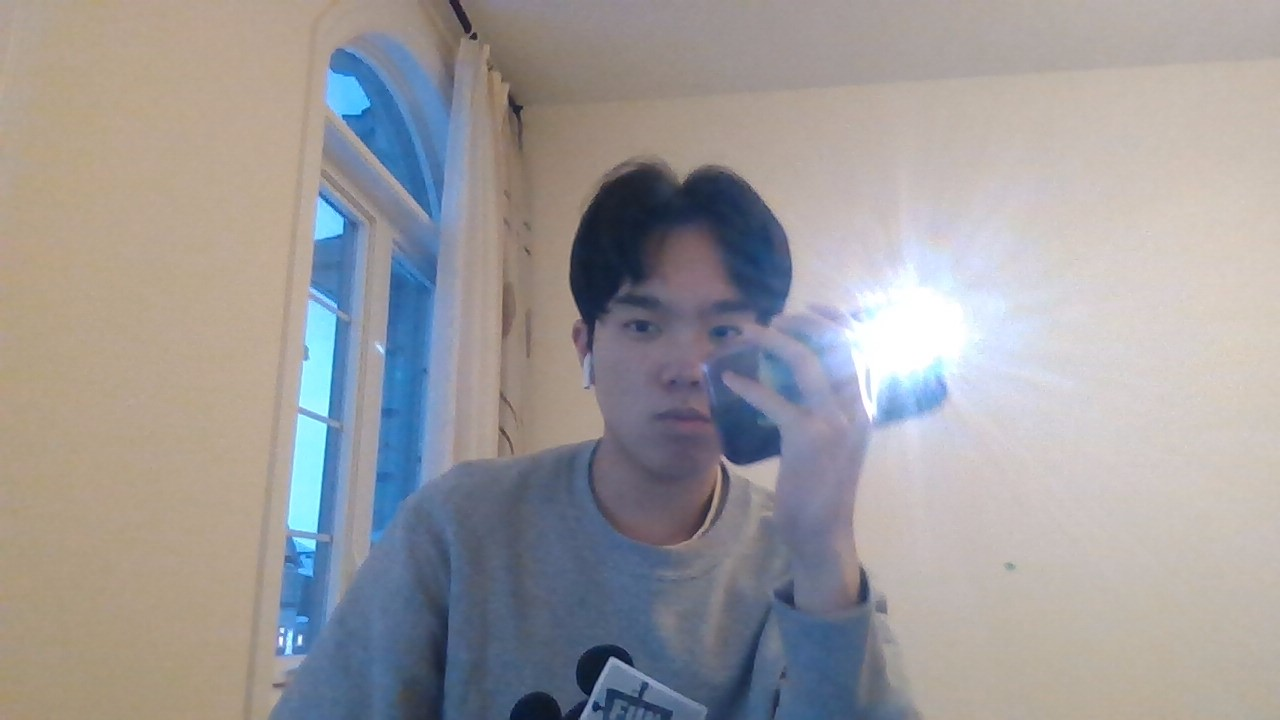
#> input picture openCV_light_detection/images/1.jpg, 1280 x 720 px
$ python brightest_point_detection.py
#> lines starting #> are read from the running program, lines starting #| are printed output that depends on the picture; after the words box and inside, x2 and y2 are one past the last pixel; in counts of white or black regions, pixels touching at a corner belong together
from pathlib import Path
import cv2
import matplotlib.pyplot as plt
import numpy as np

# read in the images
img_src = str(Path(__file__).parent) + "/images/1.jpg"
img_main = cv2.imread(img_src)
#> img_main is the input picture: shape (720, 1280, 3); mean B, G, R 155.8, 154.6, 157.4
img_rgb = np.copy(img_main)

# convert the image to grey scale
img_grey = np.copy(img_main)
img_grey = cv2.cvtColor(img_grey, cv2.COLOR_BGR2GRAY)
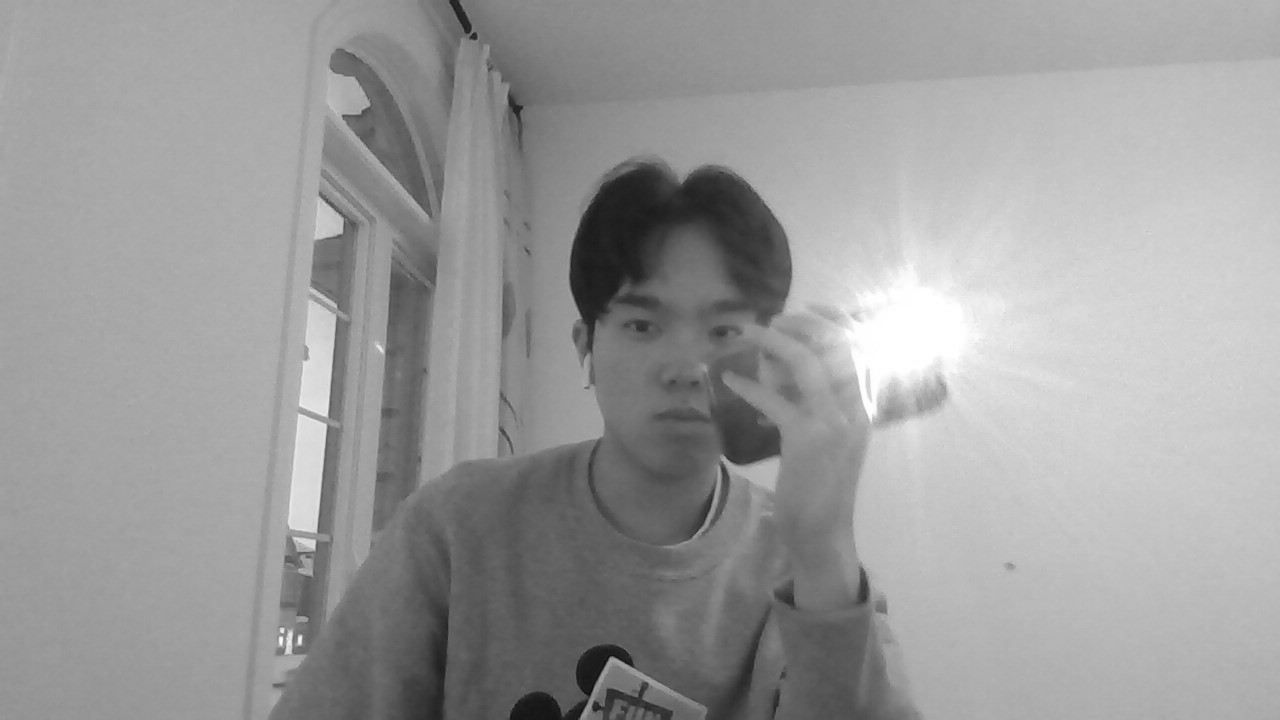
#> img_grey: shape (720, 1280); min 12, max 255, mean 155.6

# apply median blur
median_blur = cv2.medianBlur(img_grey, 21)

# plt.subplot(1, 1, 1)
# plt.imshow(median_blur, cmap="gray")
# plt.show()

# find the max brightness x and y values
max_x = cv2.minMaxLoc(median_blur)[3][0]
#> max_x = 922
max_y = cv2.minMaxLoc(median_blur)[3][1]
#> max_y = 292

# make a square of length 50 to display the brightest spot
s = 50
coordinate_left = (max_x - s, max_y - s)
#> coordinate_left = (872, 242)
coordinate_right = (max_x + s, max_y + s)
#> coordinate_right = (972, 342)
color = (255, 0, 0)
t = 5

brightest_box = np.copy(img_rgb)
brightest_box = cv2.rectangle(
    brightest_box, coordinate_left, coordinate_right, color, t)
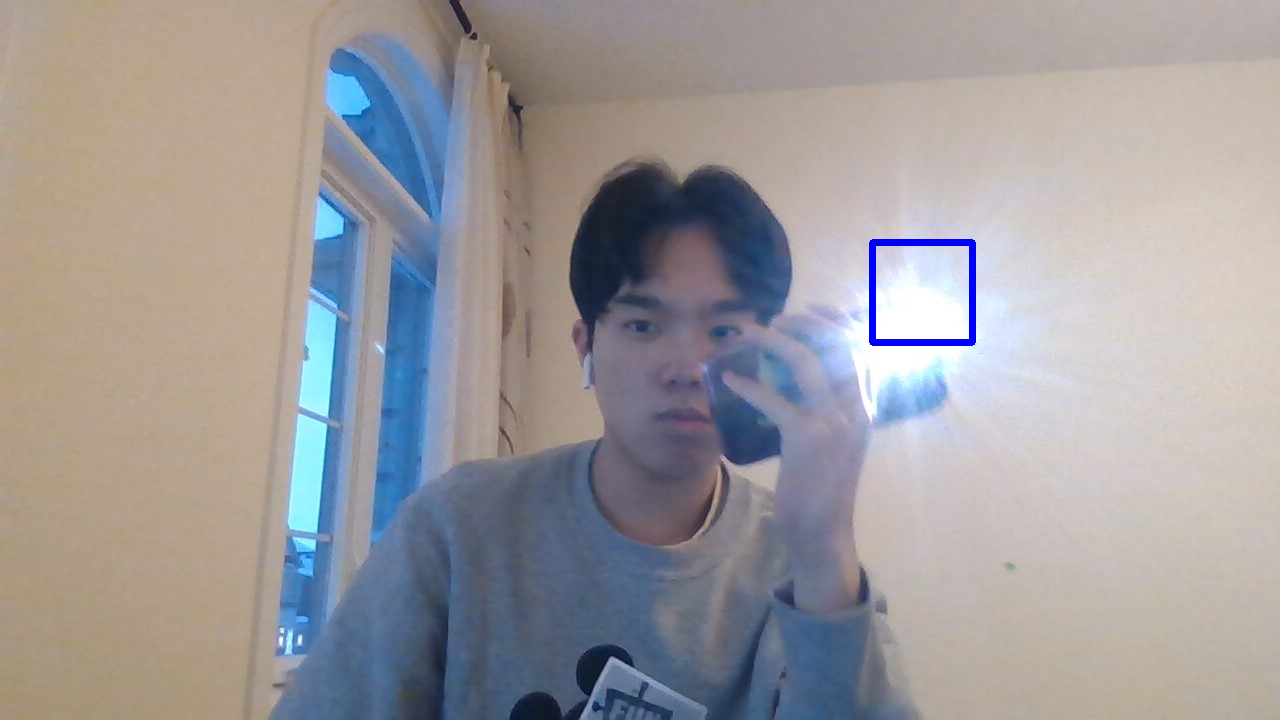
#> brightest_box: shape (720, 1280, 3); 0.3% of pixels changed, all inside (x1, y1, x2, y2) = (869, 239, 976, 346)

# show the plot
plt.subplot(1, 1, 1)
plt.imshow(brightest_box, cmap="gray")
plt.show()

# save the image to the file
# cv2.imwrite("/Users/petemango/SIDE PROJECTS/beatSaberProject/openCV_light_detection/processed_images/stock_image.jpg", brightest_box)

$ run again, with openCV_light_detection/images/3.jpg copied over openCV_light_detection/images/1.jpg
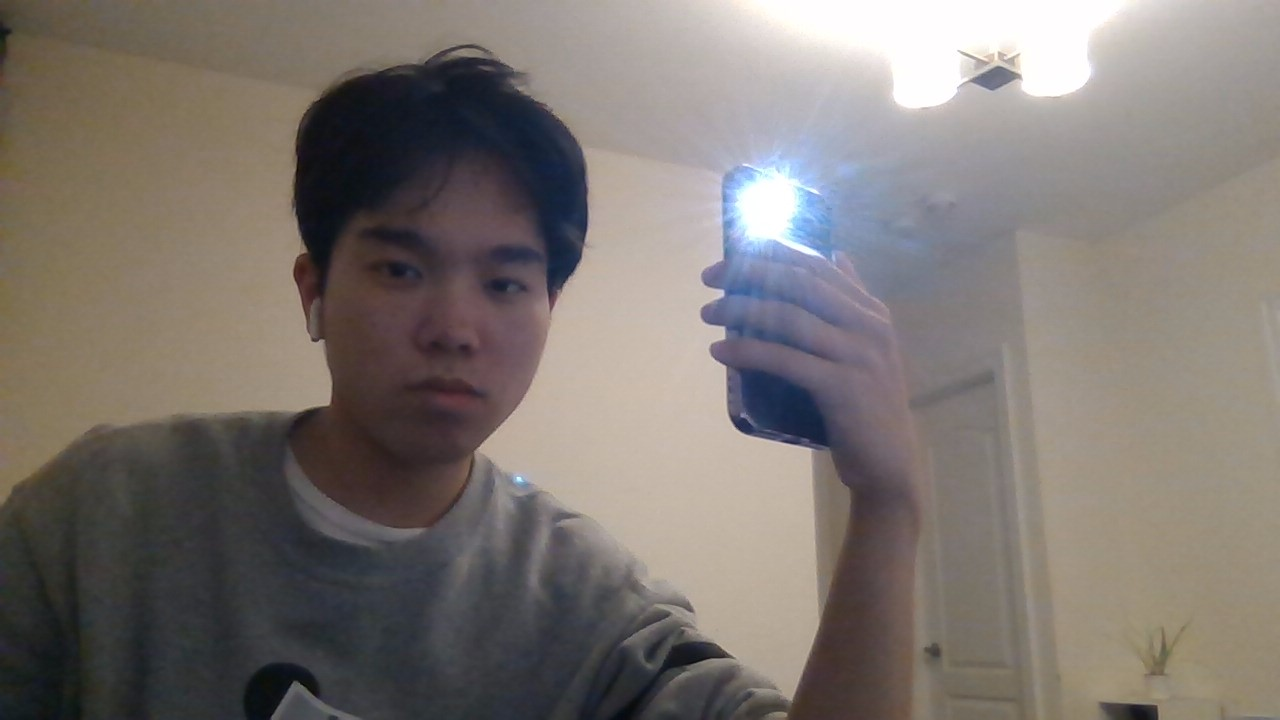
#> input picture openCV_light_detection/images/3.jpg, 1280 x 720 px
#> img_main is the input picture: shape (720, 1280, 3); mean B, G, R 113.4, 118.2, 125.3
#> `img_grey = cv2.cvtColor(img_grey, cv2.COLOR_BGR2GRAY)`:
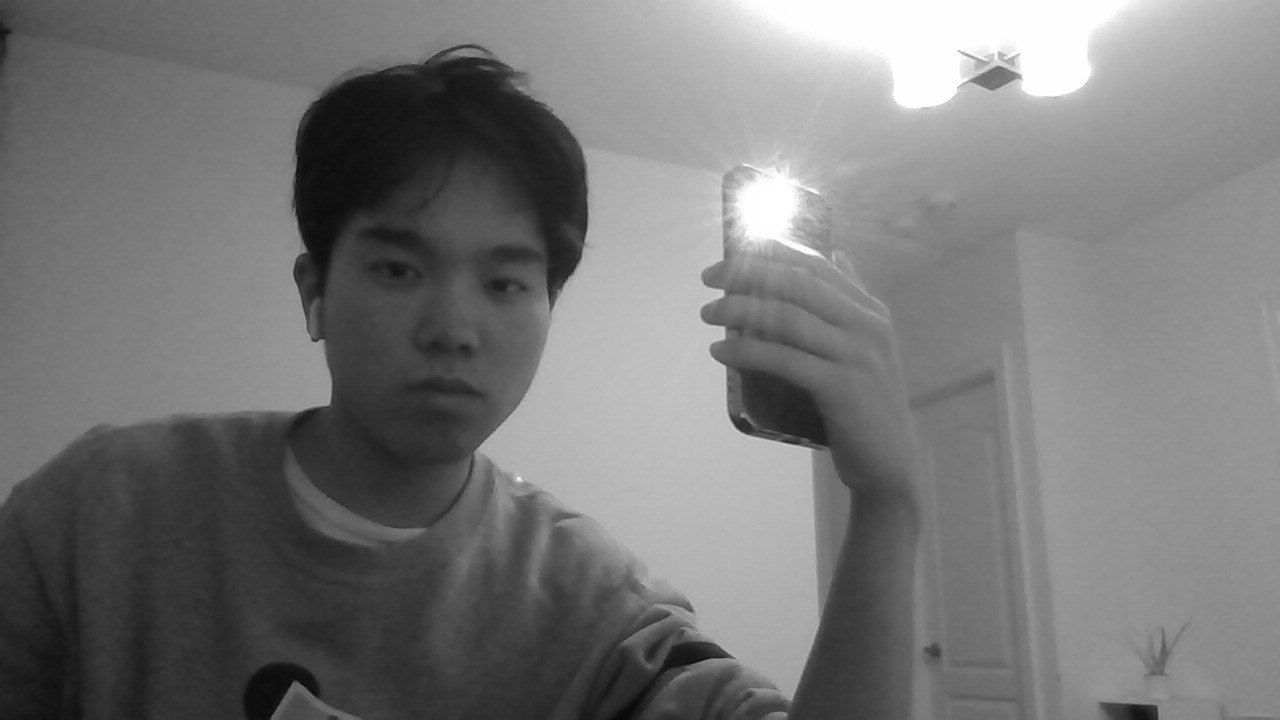
#> img_grey: shape (720, 1280); min 1, max 255, mean 119.7
#> max_x = 773
#> max_y = 186
#> coordinate_left = (723, 136)
#> coordinate_right = (823, 236)
#> `brightest_box = cv2.rectangle( brightest_box, coordinate_left, coordin..`:
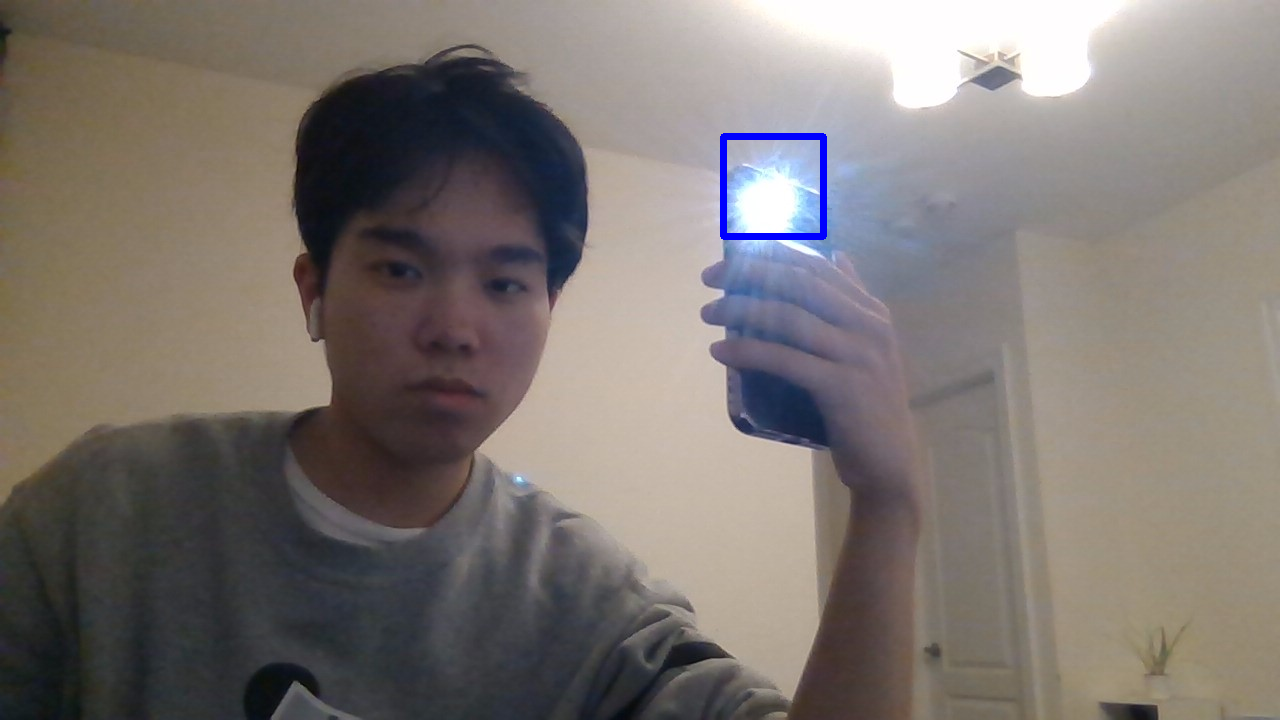
#> brightest_box: shape (720, 1280, 3); 0.3% of pixels changed, all inside (x1, y1, x2, y2) = (720, 133, 827, 240)

$ run again, with openCV_light_detection/images/norman.png saved as openCV_light_detection/images/1.jpg
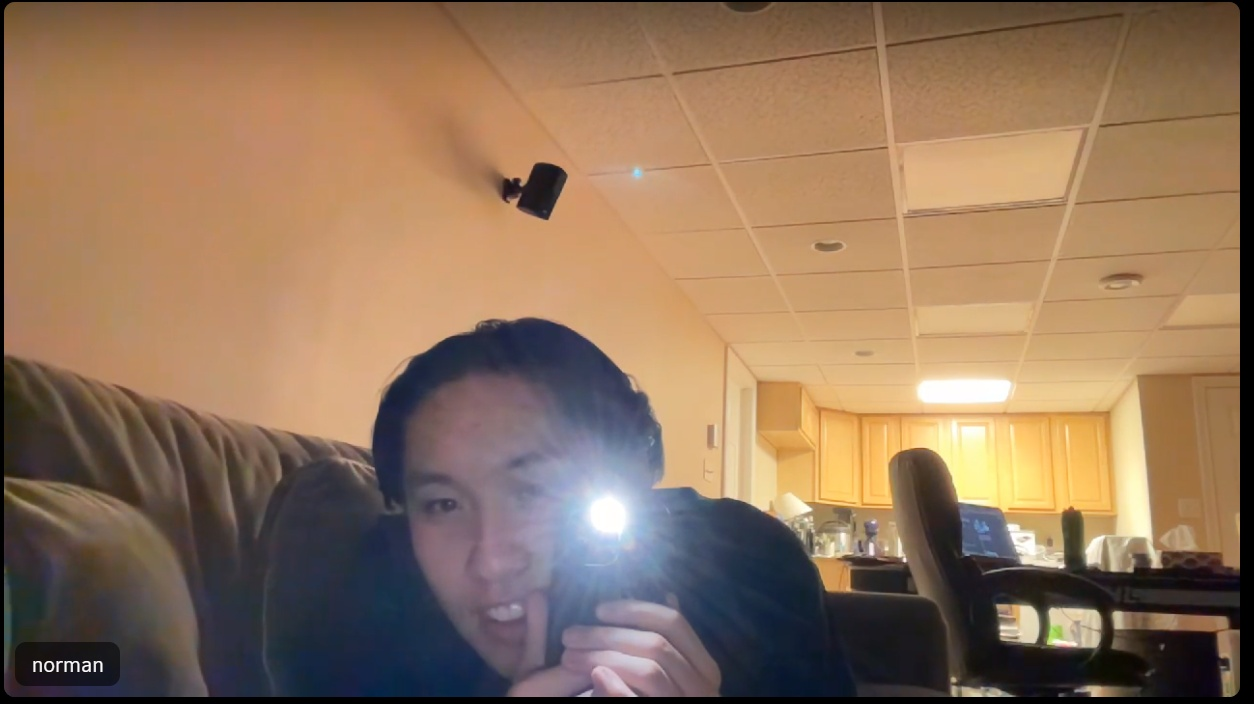
#> input picture openCV_light_detection/images/norman.png, 1254 x 704 px
#> img_main is the input picture: shape (704, 1254, 3); mean B, G, R 91.1, 115.3, 143.3
#> `median_blur = cv2.medianBlur(img_grey, 21)`:
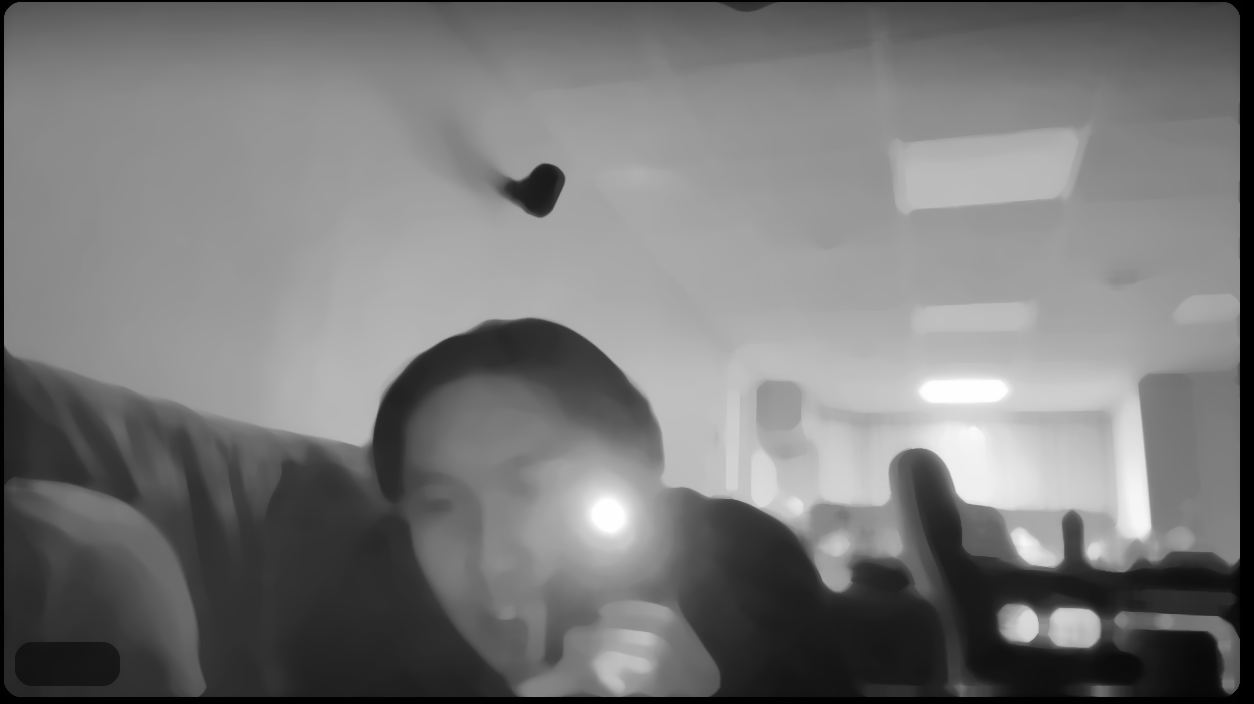
#> median_blur: shape (704, 1254); min 0, max 254, mean 120.6
#> max_x = 941
#> max_y = 382
#> coordinate_left = (891, 332)
#> coordinate_right = (991, 432)
#> `brightest_box = cv2.rectangle( brightest_box, coordinate_left, coordin..`:
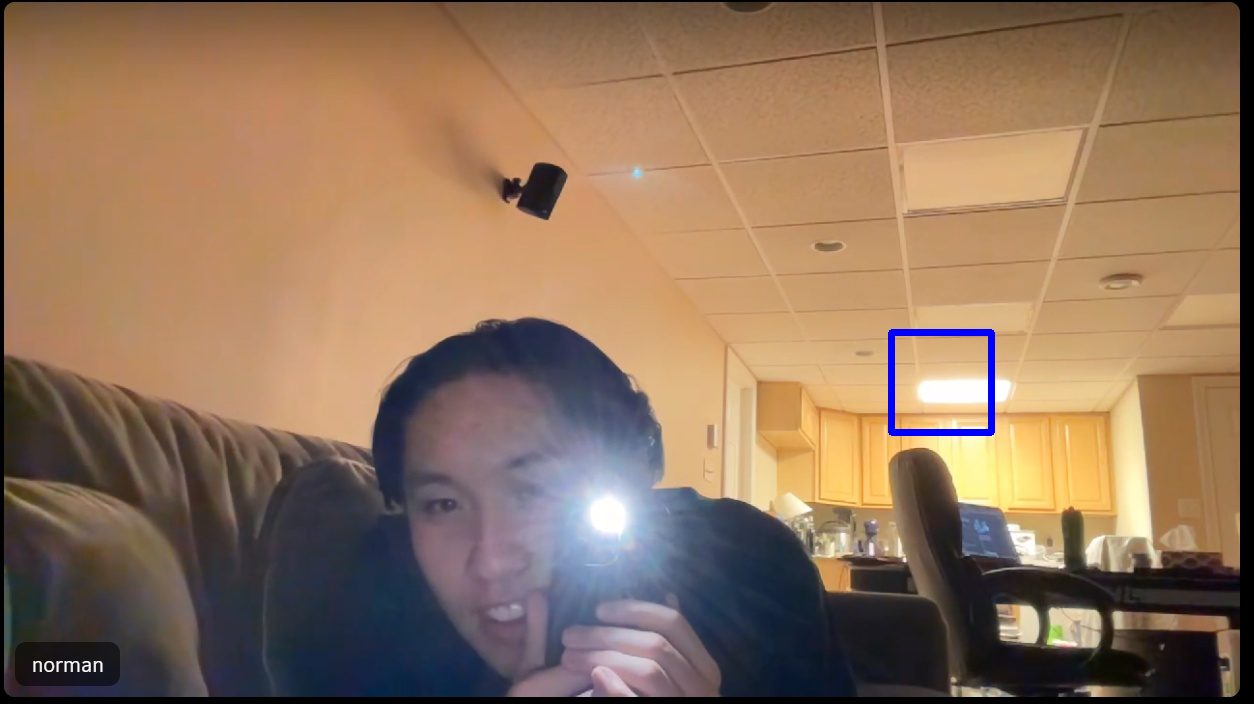
#> brightest_box: shape (704, 1254, 3); 0.31% of pixels changed, all inside (x1, y1, x2, y2) = (888, 329, 995, 436)
